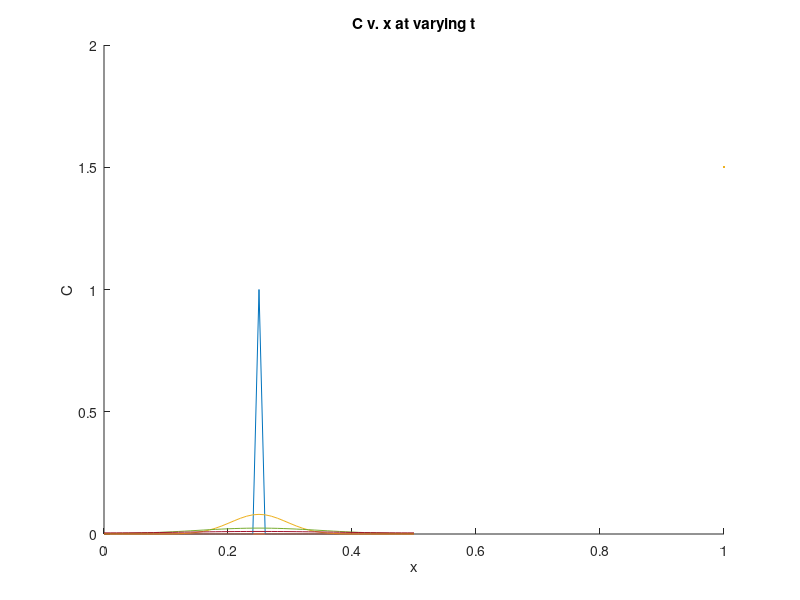

Reproduce this figure in MATLAB. (Note: this script raises an error after producing the figure.)
close all
clc

%% Problem 1: Simulation of partial differential equations in MATLAB (DEMO)
disp('PROBLEM 1')
clear

%% Problem 1, Part A
% set up parameters
D = 0.01;
k = 1;

% create our concentration and time vectors
dx = 0.01;
dt = 0.0025;
x = 0:dx:0.5;
t = 0:dt:5;

% initialize C and I matrices
C = zeros(length(t), length(x));
I = C;

% set initial conditions
C(1,26) = 1;

% iterate through each point and calculate concentrations using discretized
% PDE

for ii = 2:length(t)
    for jj = 2:length(x)-1
        C(ii,jj) = (D*dt/dx^2)*(C(ii-1,jj-1) - 2*C(ii-1,jj) + C(ii-1,jj+1)) - k*dt*C(ii-1,jj) + C(ii-1,jj);
        I(ii,jj) = C(ii-1,jj)*k*dt + I(ii-1,jj);
    end

    % setting concentrations at boundaries based on no flux boundary
    % condition
    C(ii,1) = C(ii,2);
    C(ii,end) = C(ii,end-1);
    I(ii,1) = I(ii,2);
    I(ii,end) = I(ii,end-1);
end

% set timepoints to plot
t_plot = [0 0.1 0.5 1 5];

figure(1)
hold on
for ii = 1:length(t_plot)
    plot(x, C(t==t_plot(ii), :), LineWidth=1.5)
end
title('C v. x at varying t')
xlabel('x')
ylabel('C')
l = legend(string(t_plot), Location='best');
title(l,'t')

figure(2)
hold on
for ii = 1:length(t_plot)
    plot(x, I(t==t_plot(ii), :), LineWidth=1.5)
end
title('PROBLEM 1: I v. x at varying t')
xlabel('x')
ylabel('I')
l = legend(string(t_plot), Location='best');
title(l,'t')


%% Problem 2: Simulation of Fitzhugh-Nagumo model
disp('PROBLEM 2')
clear

%% Problem 2, Part A
a = 0.1;
b = 0.05;
gamma = 0.1;
I_set = [0, 0.15, 0.3];
tspan = [0 500];

v0 = 0.5;
w0 = 0;
y0 = [v0 w0];

dvdt = @(v, w, I) (v.*(a-v).*(v-1)) - w + I; %% HH model with I as variable
dwdt = @(v, w) (b.*v) - (gamma.*w);

for i = 1:length(I_set)
    I = I_set(i);
    [t, y] = ode45(@(t, y) [dvdt(y(1), y(2), I); dwdt(y(1), y(2))], tspan, y0);

    figure(i+2)
    hold on
    plot(y(:, 1), y(:, 2), '-g', LineWidth=1.5);

    l = linspace(-1, 2, 30);
    m = linspace(-0.5, 0.5, 30);
    [L, M] = meshgrid(l, m);

    dvdt2 = @(v, w) (v.*(a-v).*(v-1)) - w + I; %% HH model with I as constant
    dwdt2 = @(v, w) (b.*v) - (gamma.*w);

    quiver(L, M, dvdt2(L, M), dwdt2(L, M), AutoScaleFactor=2, LineWidth=1)
    fimplicit(dvdt2, '--m', 'LineWidth', 1.5)
    fimplicit(dwdt2, '--b', 'LineWidth', 1.5)
    xlim([-1, 2])
    ylim([-0.5, 0.5])
    
    title(['PROBLEM 2A: w v. v with I = ', num2str(I)]);
    xlabel('v')
    ylabel('w')
end

%% Problem 2, Part B
I = 0.125;
eps = 1;
difference = 1;

v0 = 0.5;
w0 = 0;
y0 = [v0 w0];

while difference >= 0.01
    b = 0.01*eps;
    gamma = 0.02*eps;
    
    dvdt = @(v, w, I) (v*(a-v)*(v-1)) - w + I; %% HH model
    dwdt = @(v, w) (b*v) - (gamma*w);

    [t, y] = ode45(@(t, y) [dvdt(y(1), y(2), I); dwdt(y(1), y(2))], tspan, y0);
    v = y(:, 1);

    difference = max(abs((v(end-9:end) - v(end))./v(end)));

    eps = eps + 0.01;
end

disp(eps)
disp(difference)


%% Problem 3: Simulation of the Fitzhugh-Nagumo model in a 1D spatial system
disp('PROBLEM 3')
clear

%% Problem 3, Parts A and B
a = 0.1;
b = 0.01;
gamma = 0.02;
I = 0;
D_set = [0.5, 0.75, 1, 1.25, 1.5];

dx = 1;
dt = 0.025;
x = 0:dx:100;
t = 0:dt:200;

v = zeros(length(t), length(x));
w = v;

v(1, 11) = 2.25;

% simulation same as in Problem 1 but with new equations
for j = 1:length(D_set)
    for ii = 2:length(t)
        D = D_set(j);

        for jj = 2:length(x)-1
            v(ii, jj) = (D*dt/dx^2)*(v(ii-1, jj-1) - 2*v(ii-1,jj) + v(ii-1, jj+1)) + I*dt - w(ii-1,jj)*dt + dt*v(ii-1,jj)*(a-v(ii-1,jj))*(v(ii-1,jj)-1)+v(ii-1,jj);
            w(ii, jj) = dt*b*v(ii-1,jj)-dt*gamma*w(ii-1,jj)+w(ii-1,jj);
        end

        v(ii, 1) = v(ii, 2);
        v(ii, end) = v(ii, end-1);
        w(ii, 1) = w(ii, 2);
        w(ii, end) = w(ii, end-1);
    end

    t_plot = [0 50 100 150];

    figure(j+5)
    hold on
    for ii = 1:length(t_plot)
        plot(x, v(t == t_plot(ii), :), 'LineWidth', 1.5);
    end
    title(['PROBLEM 3A & 3B: v vs x at varying t with D = ', +  num2str(D)]);
    xlabel('x');
    ylabel('v');
    l = legend(string(t_plot), 'Location', 'best');
    title(l, 't');
end


%% Functions

% None
